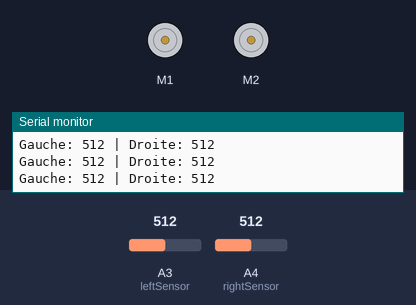
Simulated run of this sketch. Board: Arduino Uno, built with avr-gcc and run on an emulated ATmega328P. Shown: 2 × DC motor (green arrow = forward, orange = backward, longer = faster), the last lines printed to the serial monitor. The test bench sets the inputs (shaded band); at power-on: A3 (leftSensor) = 512, A4 (rightSensor) = 512.

Above: at 1.2 s.
1.3 s: A3 (leftSensor) set to 481
At 2.2 s:
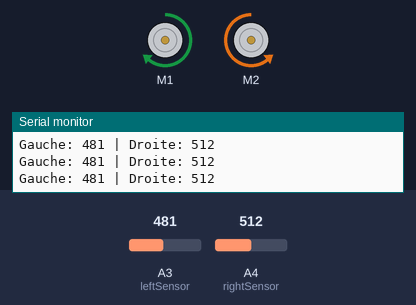
2.8 s: A4 (rightSensor) set to 492
At 4.0 s:
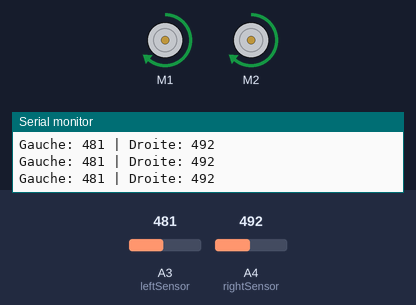
4.3 s: A3 (leftSensor) set to 510
At 5.5 s:
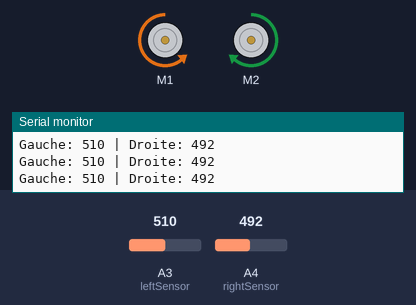
5.8 s: A3 (leftSensor) set to 490
At 6.4 s:
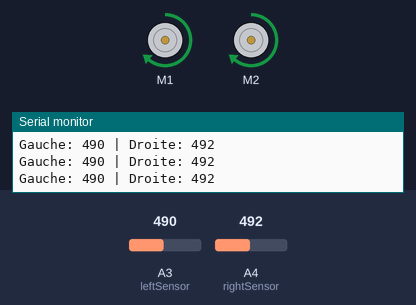
8.8 s: A3 (leftSensor) set to 511
At 9.8 s:
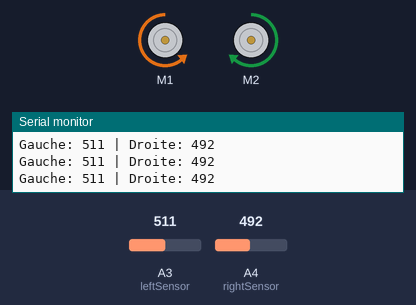
Timing chart, 0 to 11.3 s (numbered marks = the images above; inputs shaded):
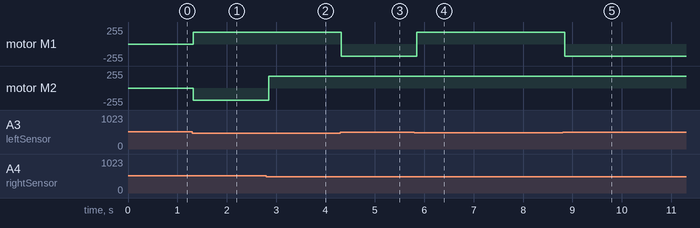

Measured:
- the behaviour switches between 500 and 499 on A3 (leftSensor) (found by bisection; images 0 and 1)
- the behaviour switches between 500 and 499 on A4 (rightSensor) (found by bisection; images 1 and 2)
- after the input at 1.3 s, motor M1: stopped → forward 180/255 at once; motor M2: stopped → backward 180/255 at once
- after the input at 2.8 s, motor M2: backward 180/255 → forward 180/255 after 0.05 s
- after the input at 4.3 s, motor M1: forward 180/255 → backward 180/255 at once
- after the input at 5.8 s, motor M1: backward 180/255 → forward 180/255 at once
- after the input at 8.8 s, motor M1: forward 180/255 → backward 180/255 at once

The sketch:

Robot_suiveur.ino
```cpp
#include <AFMotor.h>

// Capteurs IR
#define leftSensor A3
#define rightSensor A4

// Seuillage à ajuster selon ton capteur et la lumière ambiante
#define THRESHOLD 500

// Seulement 2 moteurs utilisés
AF_DCMotor leftMotor(1, MOTOR12_1KHZ);  // Moteur gauche
AF_DCMotor rightMotor(2, MOTOR12_1KHZ); // Moteur droit

void setup() {
  Serial.begin(9600);

  // Vitesse initiale des moteurs
  leftMotor.setSpeed(180);
  rightMotor.setSpeed(180);

  pinMode(leftSensor, INPUT);
  pinMode(rightSensor, INPUT);
}

void loop() {
  int leftValue = analogRead(leftSensor);
  int rightValue = analogRead(rightSensor);

  Serial.print("Gauche: ");
  Serial.print(leftValue);
  Serial.print(" | Droite: ");
  Serial.println(rightValue);

  // Ligne noire détectée par les deux capteurs → avancer
  if (leftValue < THRESHOLD && rightValue < THRESHOLD) {
    leftMotor.run(FORWARD);
    rightMotor.run(FORWARD);
  }
  // Ligne à gauche → tourner à gauche
  else if (leftValue < THRESHOLD && rightValue >= THRESHOLD) {
    leftMotor.run(FORWARD);
    rightMotor.run(BACKWARD);
  }
  // Ligne à droite → tourner à droite
  else if (leftValue >= THRESHOLD && rightValue < THRESHOLD) {
    leftMotor.run(BACKWARD);
    rightMotor.run(FORWARD);
  }
  // Ligne perdue → arrêter
  else {
    leftMotor.run(RELEASE);
    rightMotor.run(RELEASE);
  }

  delay(50);
}
```
